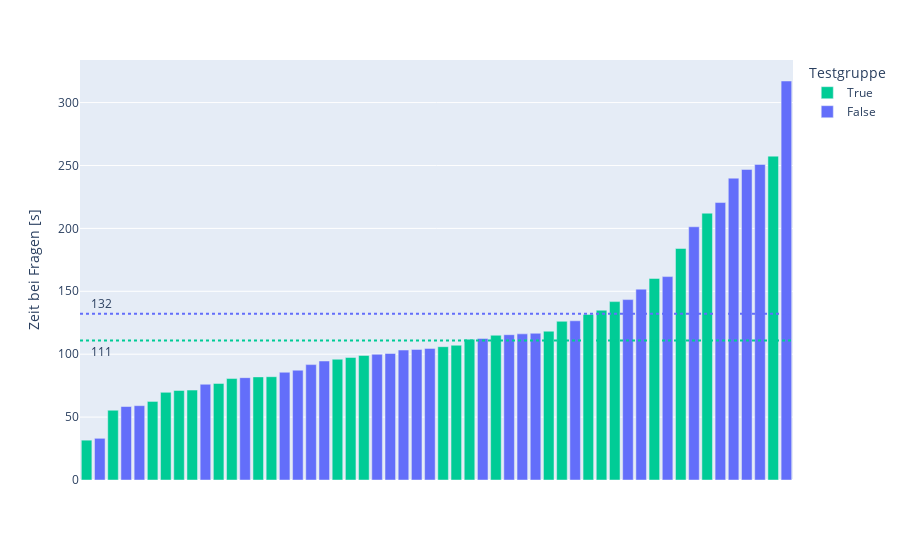

Here is the notebook cell this chart was saved with:
### Code cell
# Säulendiagramm
fig = px.bar(df.sort_values(by=["questions_duration"]), x="id", y="questions_duration", color="test", color_discrete_map=test_color_map)
fig.update_xaxes(showticklabels=False, title_text="")
fig.update_yaxes(title_text="Zeit bei Fragen [s]")
fig.update_layout(xaxis_categoryorder = 'total ascending')
fig.update_layout(legend_title="Testgruppe")

# Liniendiagramme
average_questions_duration = df.groupby('test')['questions_duration'].mean()

fig.add_hline(y=average_questions_duration.loc[False], line_dash="dot", line_color=test_color_map[False], annotation_text=f"   {round(average_questions_duration.loc[False])}", annotation_position="left top")
fig.add_hline(y=average_questions_duration.loc[True], line_dash="dot", line_color=test_color_map[True], annotation_text=f"   {round(average_questions_duration.loc[True])}", annotation_position="left bottom")

fig.show()

### Figure 1 — Plotly figure (JSON) as saved in the notebook; plotly's stock layout.template omitted (floating-point values rounded to 4 significant figures)
{"data": [{"alignmentgroup": "True", "hovertemplate": "test=True<br>id=%{x}<br>questions_duration=%{y}<extra></extra>", "legendgroup": "True", "marker": {"color": "#00cc96", "pattern": {"shape": ""}}, "name": "True", "offsetgroup": "True", "orientation": "v", "showlegend": true, "textposition": "auto", "type": "bar", "x": ["3cc07733-3742-4090-994a-a5871016ebcc", "dfca9133-21d8-4daf-950f-31f77d2c2ad2", "1659469c-274e-42dc-84ed-3fb106cf13f7", "4d6bdb47-8285-476b-9cae-8eee4f9e5c94", "db23556e-094d-49ac-89cf-bd4ddc1aebf9", "a536944f-409e-409b-97ca-cafcfd63920c", "1c20b10b-7b40-4f72-ad62-d0f82dffe16c", "9060e823-c05e-41ae-9c36-10c77e389be7", "10a9190e-2a3f-410e-aff2-553c81c80913", "3651a083-9dcc-49c2-83cf-81acf3b1f341", "e118df02-b4ba-4101-884c-c5ef716ee569", "5dd0d672-69a3-41bc-bfef-840b3c513016", "acec8ac2-1e41-4551-a7d5-15b566182e64", "e43c464c-543d-4a31-bbc7-ddc59c97f4d6", "731e6143-04f3-4fff-a904-b86052d8686d", "c91494aa-e56c-4e64-8fcc-ce73766d5428", "81ea222c-4e1d-47eb-b971-8aceaf599489", "ca04ed91-caf9-47b7-89e3-c9591558a253", "6f44d6e8-3d8c-46fe-9ae3-db136e738aa5", "c0894f46-e678-4e84-b56a-b804dbb4092a", "dc56e49b-28e4-4a26-a65a-9942f7f6e923", "480acfe7-3450-4da8-98e3-84ebaa77c4c9", "4836bfcb-1919-4f3c-8bf0-a41d2f8cae83", "a175af25-b143-4270-9fd9-02ceb250be4b", "73d5094f-108e-42db-a59d-5c0680877022", "117db95b-2137-47ea-bb5b-624dce5ab75c"], "xaxis": "x", "y": [31.66, 55.45, 62.45, 69.67, 71.19, 71.48, 76.77, 80.65, 81.95, 82.1, 96.02, 97.38, 99.0, 106.0, 107.1, 111.9, 115.1, 118.3, 126.1, 131.6, 134.9, 141.8, 160.2, 184.0, 212.1, 257.4], "yaxis": "y"}, {"alignmentgroup": "True", "hovertemplate": "test=False<br>id=%{x}<br>questions_duration=%{y}<extra></extra>", "legendgroup": "False", "marker": {"color": "#636efa", "pattern": {"shape": ""}}, "name": "False", "offsetgroup": "False", "orientation": "v", "showlegend": true, "textposition": "auto", "type": "bar", "x": ["4851b57e-84e2-4d5d-926f-51df087b0974", "a0453115-5d93-4e21-be19-d947dd57ce40", "607f7ba7-a7df-4fe8-9730-aeccf7c57814", "422fbda2-1f61-405d-9c99-97d0dcf70d1b", "0ff2119a-6bfd-4829-870f-27370e063cee", "2fa856c9-df77-4937-a78c-f359e47f3e2f", "50f3ff0e-a6c7-4cd8-9a81-bb1fbd78b469", "9fd51a67-8bed-43a1-b764-00809be28e41", "4218150d-fccf-4673-ac5e-de634d85ef76", "a215e1a9-d4c2-4ee7-a78c-f2d5d530e4af", "7f78e915-afed-41f3-81d1-231fa8c71a14", "5a57eb63-7152-41ef-902d-8c2c1fba257b", "964ad280-ea91-437a-8e0c-914166429760", "f7c03ba4-dc9a-48cd-88b9-d4dd84115f99", "f5843e44-8b72-49d4-ab38-e328a3f7d4c6", "ea46a231-95b5-4b8e-b57a-a9e47dcac03f", "0d905c92-b91e-4f43-9309-beaf86872e93", "a249a9ce-2474-4c23-8b62-d7aa856a3295", "b2f56620-4aa9-4b10-912d-0d1654febc36", "a6c332ae-3089-4563-af31-e2372c7d5367", "5f4ce1fe-d77b-4c86-94a9-bc18d995315a", "a61a874d-4644-4d4d-b449-b86ebea20ee7", "d80e601e-eb19-4938-8602-35e701b8a722", "2eeeab3e-7ba6-4797-8ab5-a1f66651c17a", "1bbb46ad-c16d-4bb4-aa91-7946536d9858", "272baf77-2102-4720-8c8d-4dec2918e8ef", "c8768c2c-4a8f-4a63-8d8a-2e3e1f783e60", "b2eb04b5-4982-4c2a-bf76-334d5b84d379"], "xaxis": "x", "y": [33.14, 58.4, 59.09, 76.11, 81.35, 85.65, 87.28, 91.73, 94.59, 99.9, 100.6, 103.3, 103.8, 104.6, 112.5, 115.5, 116.2, 116.6, 126.5, 143.4, 151.7, 161.7, 201.3, 220.5, 239.9, 246.9, 250.9, 317.2], "yaxis": "y"}], "layout": {"annotations": [{"showarrow": false, "text": "   132", "x": 0, "xanchor": "left", "xref": "x domain", "y": 132.2, "yanchor": "bottom", "yref": "y"}, {"showarrow": false, "text": "   111", "x": 0, "xanchor": "left", "xref": "x domain", "y": 110.9, "yanchor": "top", "yref": "y"}], "autosize": true, "barmode": "relative", "legend": {"title": {"text": "Testgruppe"}, "tracegroupgap": 0}, "margin": {"t": 60}, "shapes": [{"line": {"color": "#636efa", "dash": "dot"}, "type": "line", "x0": 0, "x1": 1, "xref": "x domain", "y0": 132.2, "y1": 132.2, "yref": "y"}, {"line": {"color": "#00cc96", "dash": "dot"}, "type": "line", "x0": 0, "x1": 1, "xref": "x domain", "y0": 110.9, "y1": 110.9, "yref": "y"}], "xaxis": {"anchor": "y", "autorange": true, "categoryorder": "total ascending", "domain": [0, 1], "range": [-0.5, 53.5], "showticklabels": false, "title": {"text": ""}, "type": "category"}, "yaxis": {"anchor": "x", "autorange": true, "domain": [0, 1], "range": [0, 333.9], "title": {"text": "Zeit bei Fragen [s]"}, "type": "linear"}}}
